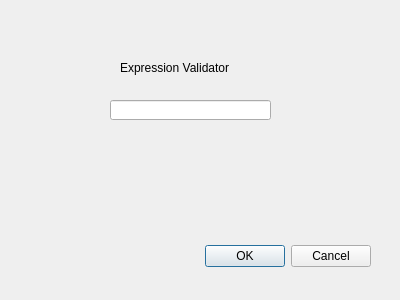
<?xml version="1.0" encoding="UTF-8"?>
<ui version="4.0">
 <class>Dialog</class>
 <widget class="QDialog" name="Dialog">
  <property name="geometry">
   <rect>
    <x>0</x>
    <y>0</y>
    <width>400</width>
    <height>300</height>
   </rect>
  </property>
  <property name="windowTitle">
   <string>Dialog</string>
  </property>
  <widget class="QDialogButtonBox" name="buttonBox">
   <property name="geometry">
    <rect>
     <x>30</x>
     <y>240</y>
     <width>341</width>
     <height>32</height>
    </rect>
   </property>
   <property name="orientation">
    <enum>Qt::Horizontal</enum>
   </property>
   <property name="standardButtons">
    <set>QDialogButtonBox::Cancel|QDialogButtonBox::Ok</set>
   </property>
  </widget>
  <widget class="QLineEdit" name="lineEdit">
   <property name="geometry">
    <rect>
     <x>110</x>
     <y>100</y>
     <width>161</width>
     <height>20</height>
    </rect>
   </property>
  </widget>
  <widget class="QLabel" name="label">
   <property name="geometry">
    <rect>
     <x>120</x>
     <y>60</y>
     <width>161</width>
     <height>16</height>
    </rect>
   </property>
   <property name="text">
    <string>Expression Validator</string>
   </property>
  </widget>
 </widget>
 <resources/>
 <connections>
  <connection>
   <sender>buttonBox</sender>
   <signal>accepted()</signal>
   <receiver>Dialog</receiver>
   <slot>accept()</slot>
   <hints>
    <hint type="sourcelabel">
     <x>248</x>
     <y>254</y>
    </hint>
    <hint type="destinationlabel">
     <x>157</x>
     <y>274</y>
    </hint>
   </hints>
  </connection>
  <connection>
   <sender>buttonBox</sender>
   <signal>rejected()</signal>
   <receiver>Dialog</receiver>
   <slot>reject()</slot>
   <hints>
    <hint type="sourcelabel">
     <x>316</x>
     <y>260</y>
    </hint>
    <hint type="destinationlabel">
     <x>286</x>
     <y>274</y>
    </hint>
   </hints>
  </connection>
 </connections>
</ui>
